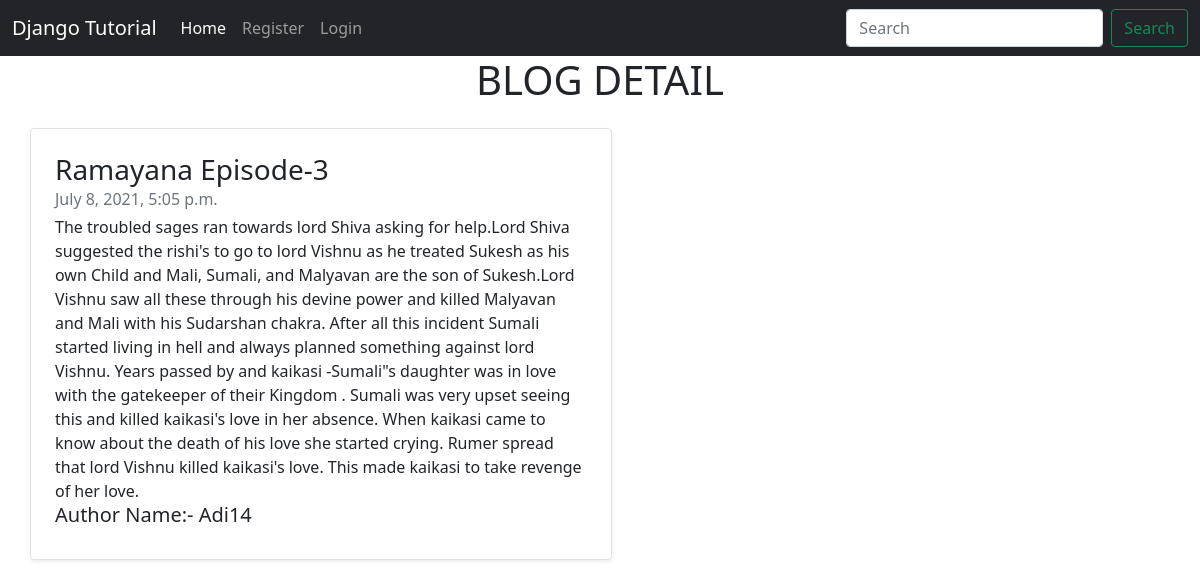
The page /blog_detail/9 on the database its author committed.
### meriapp/models.py (models this page shows, shortened)
class Blog(models.Model):
    user_id = models.ForeignKey(User,on_delete=models.CASCADE)
    title = models.CharField(max_length=100)
    content = models.TextField()
    Img = models.ImageField(upload_to='images/',blank=True,null=True)
    date_time = models.DateTimeField(auto_now_add=True,null=True)

### meriapp/views.py (the view)
# urls.py: path('blog_detail/<int:id>', views.blog_detail, name='blog_detail'),
def blog_detail(request,id):
    blog=Blog.objects.get(id=id)
    return render (request,'blog_detail.html',{'blog':blog})

### templates/blog_detail.html (shortened to what this page needs)
<!doctype html>
<html lang="en">
  <head>
    <link href="https://cdn.jsdelivr.net/npm/bootstrap@5.0.1/dist/css/bootstrap.min.css" rel="stylesheet">
  </head>
  <body>
  <nav class="navbar navbar-expand-lg navbar-dark bg-dark">
  <div class="container-fluid">
    <a class="navbar-brand" href="#">Django Tutorial</a>
    <div class="collapse navbar-collapse" id="navbarSupportedContent">
      <ul class="navbar-nav me-auto mb-2 mb-lg-0">
        <li class="nav-item">
          <a class="nav-link active" aria-current="page" href="/">Home</a>
        </li>
        {% if request.user.is_authenticated %}
        <li class="nav-item">
          <a class="nav-link" aria-current="page" href="/">{{request.user.username}}</a>
        </li>
        <li class="nav-item">
          <a class="nav-link" aria-current="page" href="blogpost">Create a Post</a>
        </li>
          <li class="nav-item">
          <a class="nav-link" href="logout">Logout</a>
        </li>
        {% else %}
        <li class="nav-item">
          <a class="nav-link" href="register">Register</a>
        </li>
        <li class="nav-item">
          <a class="nav-link" href="login">Login</a>
        </li>
        {% endif %}
      </ul>
      <form class="d-flex">
        <input class="form-control me-2" type="search" placeholder="Search" aria-label="Search">
        <button class="btn btn-outline-success" type="submit">Search</button>
      </form>
    </div>
  </div>
</nav>
  <h1 class='text-center'>BLOG DETAIL</h1>
  <div class="container my-4">
    <div class="col-md-6">
      <div class="row no-gutters border rounded overflow-hidden flex-md-row mb-4 shadow-sm h-md-250 position-relative">
        <div class="col p-4 d-flex flex-column position-static">
          <h3 class="mb-0">{{blog.title}}</h3>
          <div class="mb-1 text-muted">{{blog.date_time}}</div>
          <p class="card-text mb-auto">{{blog.content}}</p>
          <h5>Author Name:- {{blog.user_id}}</h5>
                 </div>
      </div>
    </div>
     </div>
  </body>
</html>

### rows shown on the page
Blog: title "Ramayana Episode-3", date_time "July 8, 2021, 5:05 p.m.", content "The troubled sages ran towards lord Shiva asking for help.Lord Shiva suggested the rishi's to go to lord Vishnu as he treated Sukesh as his own Child and Mali, Sumali, and Malyavan are the son of Sukesh.Lord Vishnu saw all these through his devine power and killed Malyavan and Mali with his Sudarshan chakra. After all this incident Sumali started living in hell and always planned something against lord Vishnu. Years passed by and kaikasi -Sumali\"s daughter was in love with the gatekeeper of their Kingdom . Sumali was very upset seeing this and killed kaikasi's love in her absence. When kaikasi came to know about the death of his love she started crying. Rumer spread that lord Vishnu killed…", user_id "Adi14"
